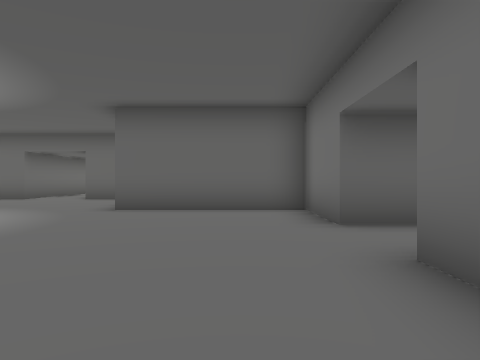
View 1 (above)

23 first-person views from a walk through a 3-D level made in the Godot game engine. The camera is 1.2 m above the floor, looks level and sees 70° across. The floor is counted in squares, 2 m on a side. Each view is taken from the middle of a square. On the plan, view 1 faces up. The plan holds only what a view shows up to about 10 squares ahead; the rest is blank. The place goes on beyond the plan. Some surface patterns are stand-ins.

View 2
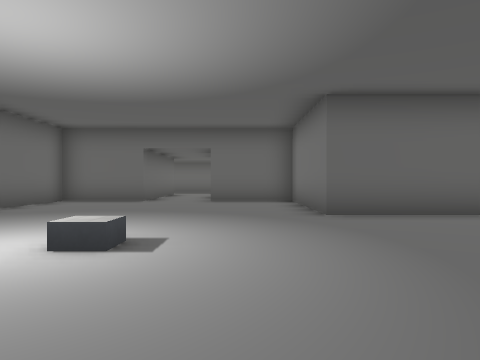

View 3
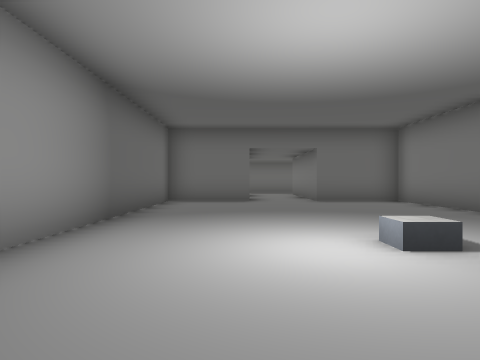

View 4
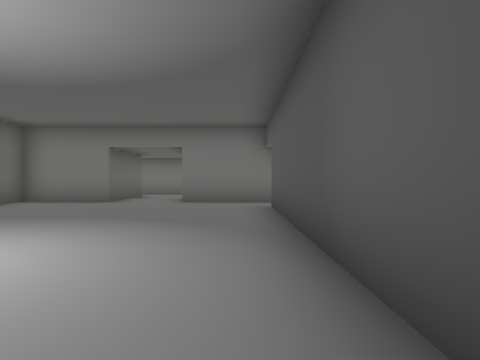

View 5
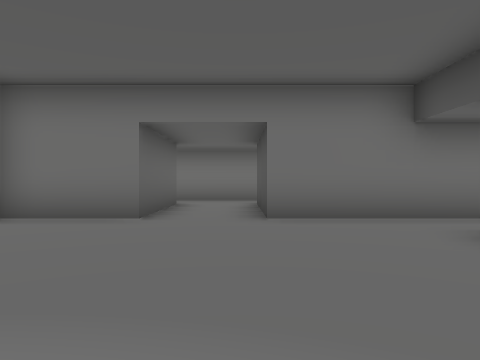

View 6
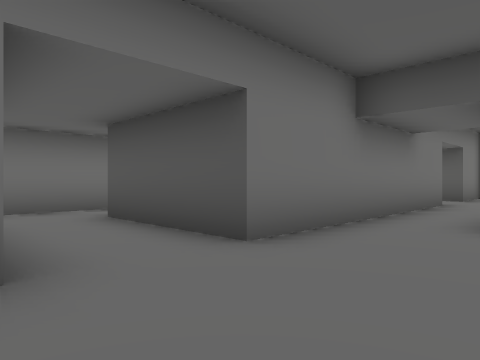

View 7
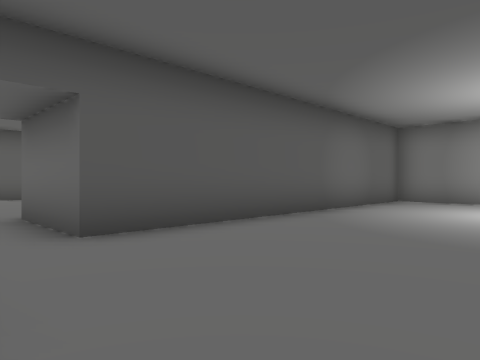

View 8
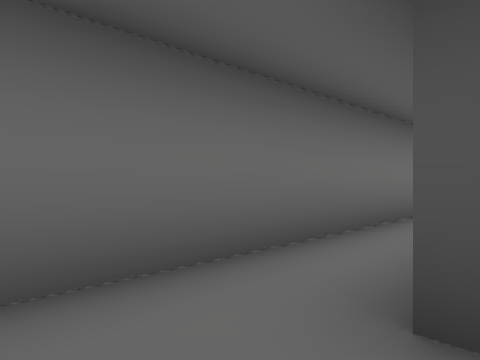

View 9
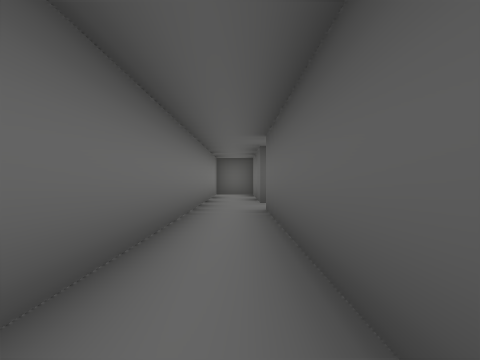

View 10
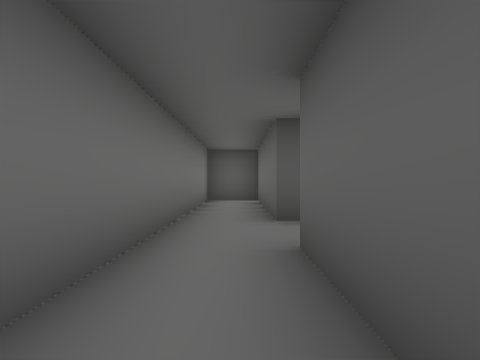

View 11
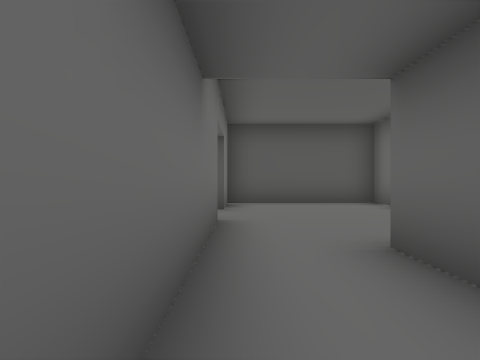

View 12
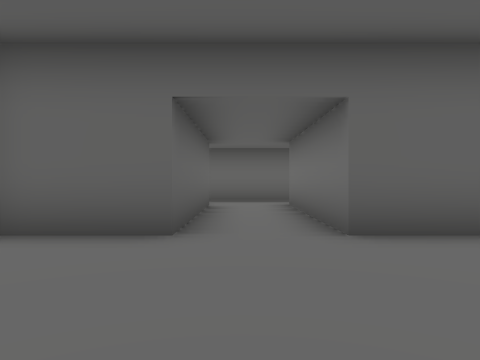

View 13
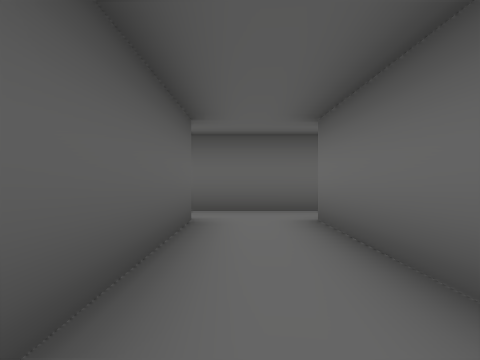

View 14
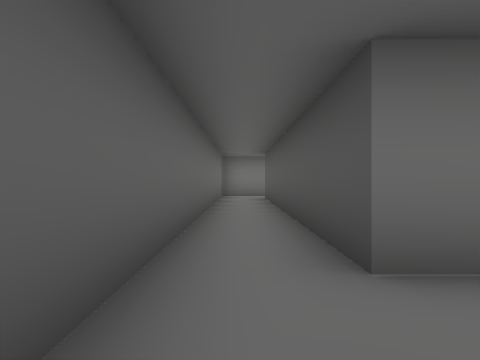

View 15
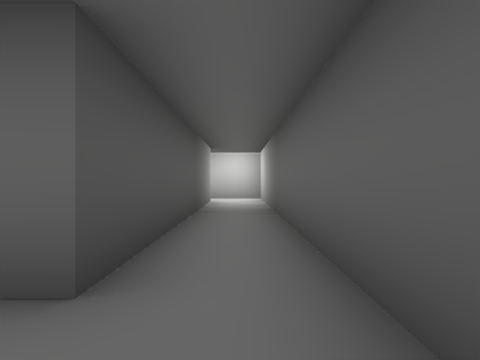

View 16
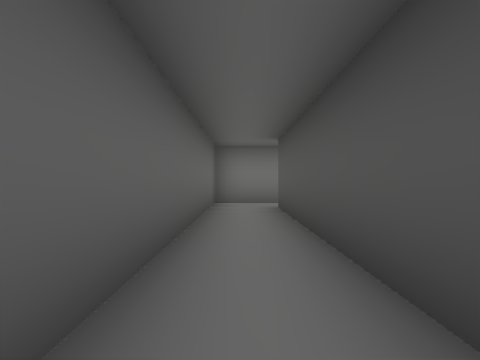

View 17
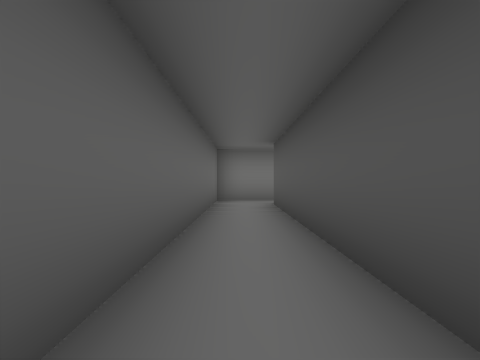

View 18
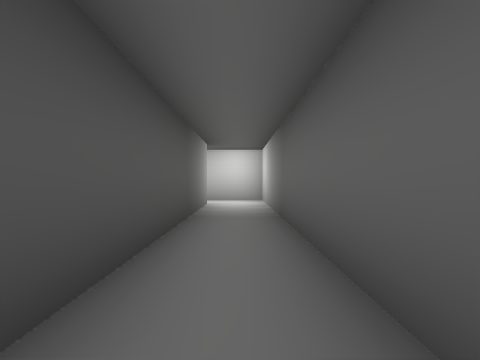

View 19
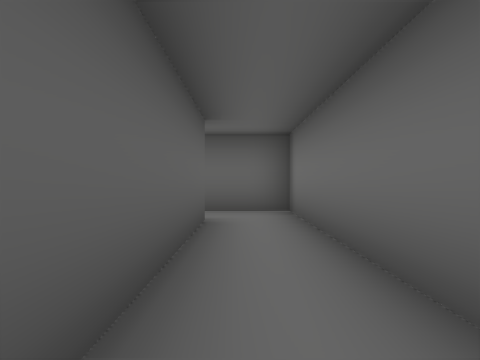

View 20
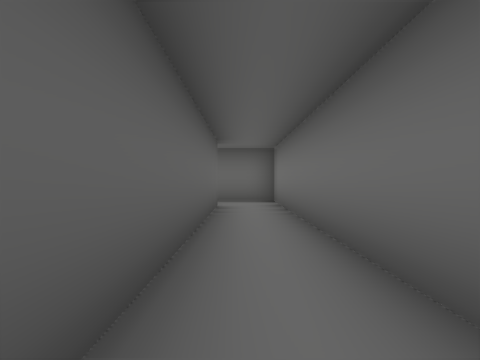

View 21
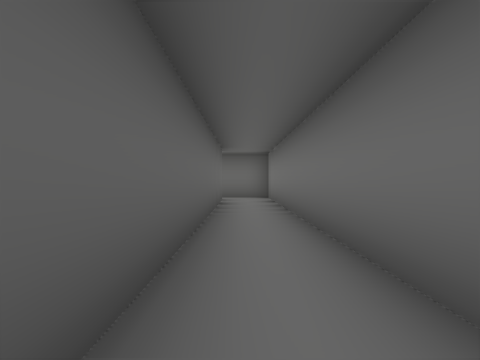

View 22
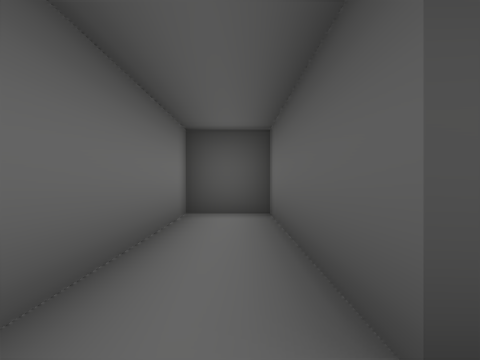

View 23
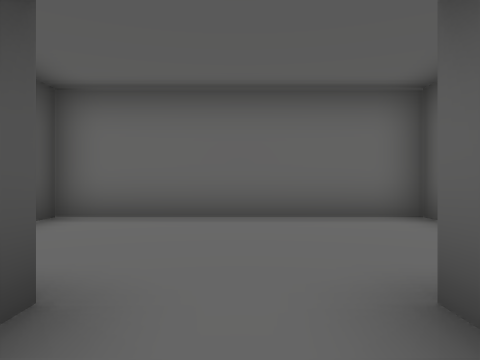

### Floor plan
Ten units are one square. View 1 is at (0, 0); x grows to the right and y downward. Boxes are objects, and circles mark ways between rooms. Rooms are numbered by the first view taken in them; rooms with no view inside come last. Other rooms are left out.
<svg viewBox="-151 -172 216 288">
<path fill="none" stroke="#000" d="M-90 -22 -90 -3 -3 -3 -3 21M45 -46 13 -46 13 -69 -25 -69 -25 -107 -48 -107M-67 -107 -90 -107 -90 -39M45 -23 45 41M13 41 13 -26 45 -26M60 46 60 -49M-54 -167 -144 -167M-146 -152 -67 -152 -67 -107M-48 -107 -48 -152M60 -64 60 -167 -54 -167M-48 -152 45 -152 45 -58M45 59 45 111 60 111 60 46M13 60 19 60M-21 20 -25 20 -25 80 13 80 13 60"/>
<circle cx="-60" cy="-100" r="3" fill="#2a7"/>
<circle cx="50" cy="-50" r="3" fill="#2a7"/>
<circle cx="50" cy="50" r="3" fill="#2a7"/>
<circle cx="5" cy="35" r="3" fill="#2a7"/>
<circle cx="-50" cy="-160" r="3" fill="#2a7"/>
<circle cx="20" cy="50" r="3" fill="#2a7"/>
<text x="-30" y="-40">1</text>
<text x="-90" y="-160">2</text>
<text x="50" y="-130">3</text>
<text x="50" y="70">4</text>
<text x="-10" y="50">5</text>
</svg>
Room 1 opens to room 2. Room 1 opens to room 3. Room 1 opens to room 4. Room 1 opens to room 5. Room 2 opens to room 3. Room 4 opens to room 5.

Where each view was taken, in squares from view 1:
view 1: 0 up, 0 right, facing up
view 2: 1 up, 4 left, facing up
view 3: 1 up, 7 left, facing up
view 4: 1 up, 8 left, facing right
view 5: 3 up, 4 left, facing right
view 6: 5 up, 1 left, facing down-right
view 7: 4 up, 1 right, facing down-left
view 8: 4 up, 4 right, facing down-right
view 9: 3 up, 5 right, facing down
view 10: 1 down, 5 right, facing down
view 11: 1 up, 1 right, facing down
view 12: 7 up, 6 left, facing up
view 13: 10 up, 6 left, facing up
view 14: 16 up, 7 left, facing right
view 15: 16 up, 5 left, facing left
view 16: 16 up, 3 left, facing right
view 17: 16 up, 4 left, facing right
view 18: 16 up, 6 left, facing left
view 19: 10 up, 5 right, facing up
view 20: 7 up, 5 right, facing up
view 21: 5 up, 5 right, facing up
view 22: 5 down, 5 right, facing down
view 23: 5 down, 3 right, facing left
